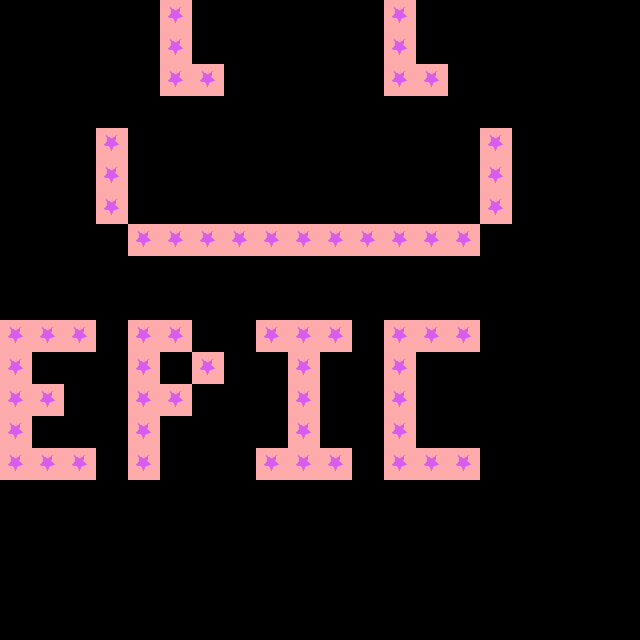

A 2D game scene composited from a Tiled map and its tileset images. What follows is a short description and the map's XML, with each tile layer's data collapsed to a summary:
An orthogonal 20x20 tile map with 32x32 px tiles, 1 tile layer (Background) and 1 object (entity).

<map version="1.5" tiledversion="1.7.2" orientation="orthogonal" renderorder="right-down" width="20" height="20" tilewidth="32" tileheight="32" infinite="0" nextlayerid="4" nextobjectid="11">
 <tileset firstgid="1" source="star_map.tsx" />
 <layer id="1" name="Background" width="20" height="20">
  <data>[400 cells, 61 non-empty, 1 distinct tile ids]</data>
 </layer>
 <objectgroup id="2" name="Objects">
  <object id="1" name="player" type="entity" x="174.667" y="156.333">
   <properties>
    <property name="ship_type" type="int" value="1" />
   </properties>
   <point />
  </object>
 </objectgroup>
</map>